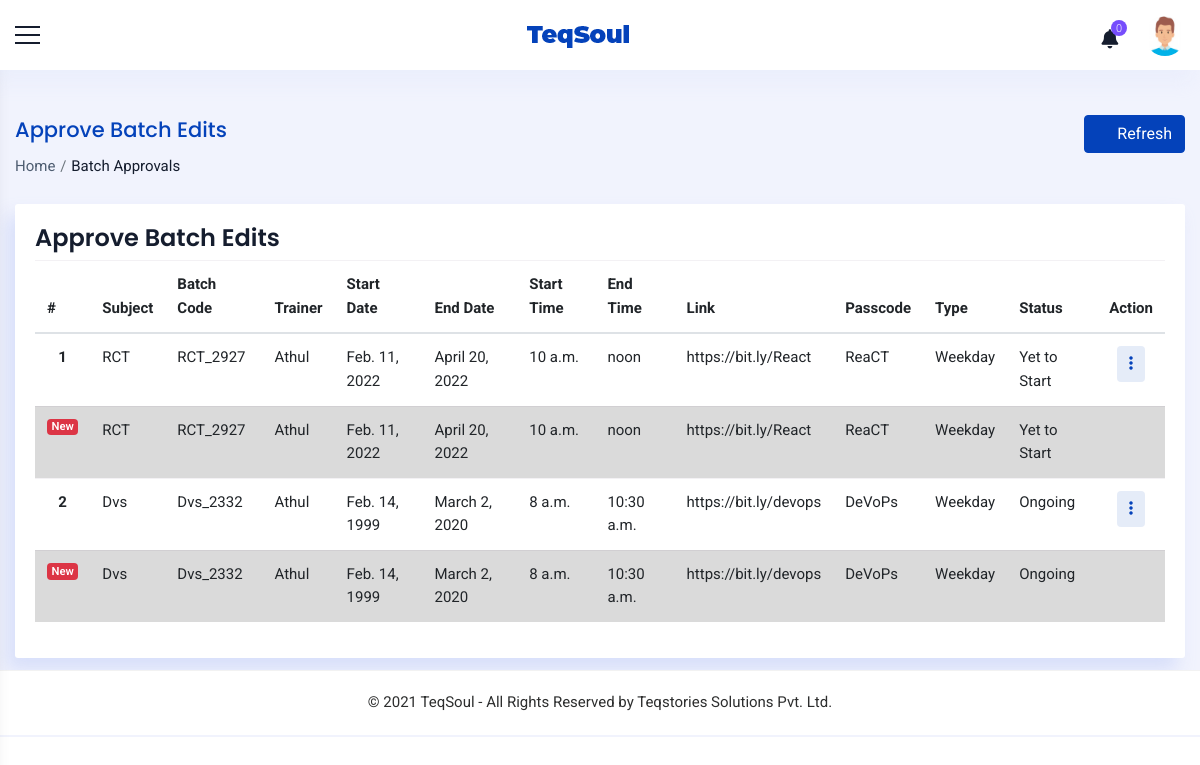
The page /operations/view/batch/approvals/ (signed in) on the database its author committed.
### accounts/models.py (models this page shows, shortened)
class Staff(models.Model):
    value= (
    ('1', 'Operations'),
    ('2', 'Sales'),
    ('3', 'Trainer'),
    ('4', 'Admin'),
    ('5', 'Operations Manager'),
    ('6', 'Sales Manager'),
    ('7', 'Trainer Manager'),
    )
    user = models.OneToOneField(User,on_delete=models.CASCADE,null=True,blank=True)
    name = models.CharField(max_length=100,null=True, blank=True)
    empid = models.CharField(max_length=100,null=True, blank=True)
    mobile = models.CharField(max_length=10,null=True, blank=True)
    email = models.EmailField(max_length=200,null=True, blank=True)
    sex = models.CharField(max_length=10,null=True,choices=sex_choices, blank=True)
    dob = models.DateField(null=True, blank=True)
    doj = models.DateField(null=True, blank=True)
    blood_group = models.CharField(max_length=100,null=True, blank=True,choices=groups)
    house = models.CharField(max_length=100,null=True, blank=True)
    street =models.CharField(max_length=100,null=True, blank=True)
    street2 =models.CharField(max_length=100,null=True, blank=True)
    city = models.CharField(max_length=100,null=True, blank=True)
    state = models.CharField(max_length=100,null=True,choices=state, blank=True)
    pin = models.CharField(max_length=100,null=True,blank=True)
    stype = models.CharField(max_length=100,null=True,choices=value, blank=True)
    status = models.CharField(max_length=20,choices=(('Active','Active'),('Inactive','Inactive')),default='Active')
    profile_pic = models.ImageField(null=True, blank=True,upload_to='images/dp/',default='accounts/static/images/user3.png')
    facebook = models.CharField(max_length=1000, null=True, blank=True)
    linkedin = models.CharField(max_length=1000, null=True, blank=True)
    instagram = models.CharField(max_length=1000, null=True, blank=True)
    approval = models.BooleanField(null=True, blank=True, default=False)
    def __str__(self):
        return self.name
    class Meta:
        unique_together = [['name']]

class TempBatch(models.Model):
    batch = models.ForeignKey(Batch, on_delete=models.CASCADE,null=True, blank=True)
    subject = models.ForeignKey(Course,on_delete=models.CASCADE)
    batch_code = models.CharField(max_length=500, blank=True)
    trainer = models.ForeignKey(Staff,on_delete=models.CASCADE,null=True, blank=True,limit_choices_to={'stype':"3"})
    start_date = models.DateField(null=True, blank=True)
    end_date = models.DateField(null=True, blank=True)
    start_time = models.TimeField(null=True, blank=True)
    end_time = models.TimeField(null=True, blank=True)
    link = models.CharField(max_length=1000, null=True, blank=True)
    passcode = models.CharField(max_length=250,null=True, blank=True)
    type = models.CharField(max_length=100,choices=(('Weekend', 'Weekend'),('Weekday','Weekday')))
    status = models.CharField(max_length=100,choices=(('2','Yet to Start'),('1','Ongoing'),('3','Completed'),('4','Cancelled')),default='2')
    to_be_approved_by = models.ForeignKey(Staff,on_delete=models.CASCADE,null=True, blank=True,related_name='temp_approved_by')

class Course(models.Model):
    name = models.CharField(max_length=1000,null=True, blank=True)
    code = models.CharField(max_length=10, null=True, blank=True)
    fee = models.CharField(max_length=10, null=True, blank=True)
    pic = models.ImageField(null=True, blank=True, default='accounts/static/images/course.jpg',upload_to='images/course/')

class Batch(models.Model):
    subject = models.ForeignKey(Course,on_delete=models.CASCADE)
    batch_code = models.CharField(max_length=500, blank=True)
    trainer = models.ForeignKey(Staff,on_delete=models.CASCADE,null=True, blank=True,limit_choices_to={'stype':"3"})
    start_date = models.DateField(null=True, blank=True)
    end_date = models.DateField(null=True, blank=True)
    start_time = models.TimeField(null=True, blank=True)
    end_time = models.TimeField(null=True, blank=True)
    link = models.CharField(max_length=1000, null=True, blank=True)
    passcode = models.CharField(max_length=250,null=True, blank=True)
    type = models.CharField(max_length=100,choices=(('Weekend', 'Weekend'),('Weekday','Weekday')))
    status = models.CharField(max_length=100,choices=(('2','Yet to Start'),('1','Ongoing'),('3','Completed'),('4','Cancelled')),default='2')
    strength = models.IntegerField(null=True, blank=True)
    last_edit_time = models.DateTimeField(null=True, blank=True)
    last_edit_user = models.ForeignKey(Staff,on_delete=models.CASCADE,null=True, blank=True,related_name='edited_by')
    approval = models.CharField(max_length=100,null=True, blank=True,choices=approval_choices ,default='2')
    to_be_approved_by = models.ForeignKey(Staff,on_delete=models.CASCADE,null=True, blank=True,related_name='approved_by')

### accounts/views.py (the view)
# urls.py: path('operations/view/batch/approvals/',ViewBatchEditApprovals.as_view(),name='batch_edit_approvals'),
class ViewBatchEditApprovals(View):
    def get(self, request):
        x = ManagerCheck(request)
        if x == True:
            staff = Staff.objects.get(user=request.user)
            notify = Notifications(staff)
            count = CountNotifications(notify)
            if staff.stype == '4':
                temp = TempBatch.objects.all()
            elif staff.stype == '5':
                temp = TempBatch.objects.filter(to_be_approved_by=staff)
            context={'count':count,'notify':notify,'staff':staff,'temp':temp}
            return render(request,'operations/batch_approvals.html',context)
        else:
            if request.user.is_authenticated:
                return render(request,'messages/common/permission_error.html')
            else:
                return redirect('home')

### accounts/functions.py (called while the page is built)
def ManagerCheck(request):
    user = request.user
    if user.is_authenticated:
        try:
            staff = Staff.objects.get(user=user)
            if staff.stype == '6' or staff.stype=='4' or staff.stype== '5' or staff.stype== '7':
                return (True)
            else:
                return (False)
        except:
            return (False)
    else:
        return (False)

def Notifications(staff):
    notifications = Notification.objects.filter(user1=staff,status='2').order_by('-date').order_by('-time')
    return notifications

def CountNotifications(notifications):
    count = 0
    for i in notifications:
        count = count +1
    return count

### accounts/templates/operations/batch_approvals.html (shortened to what this page needs)
{% extends 'common/main.html' %}
{% load static %}
{% block content %}
{% include 'common/header.html' %}
<div class="container_full">
    <div class="content_wrapper bg_homebefore inner-wrapper tables-sec">
        <div class="container-fluid">
            <div class="breadcrumbbar">
                <div class="row">
                    <div class="col-md-8 col-lg-8">
                        <h4 class="page-title">Approve Batch Edits</h4>
                        <div class="breadcrumb-list">
                            <ol class="breadcrumb">
                                <li class="breadcrumb-item"><a href="{% url 'home' %}">Home</a></li>
                                <li class="breadcrumb-item active" aria-current="page">Batch Approvals</li>
                            </ol>
                        </div>
                    </div>
                    <div class="col-md-4 col-lg-4 mr-0">
                        <div class="widgetbar">
                            <button class="btn btn-primary" onclick="window.location.reload()"><i class="ti ti-reload mr-2"></i>Refresh</button>
                        </div>
                    </div>
                </div>
            </div>
            <div class="row">
                <div class="col-lg-12 col-md-12 col-12">
                    <div class="card">
                        <h4 class="m-t-0 header-title">Approve Batch Edits</h4>
                        <div class="table-responsive">
                            <table class="table table-hover">
                                <thead>
                                    <tr>
                                        <th>#</th>
                                        <th>Subject</th>
                                        <th>Batch Code</th>
                                        <th>Trainer</th>
                                        <th>Start Date</th>
                                        <th>End Date</th>
                                        <th>Start Time</th>
                                        <th>End Time</th>
                                        <th>Link</th>
                                        <th>Passcode</th>
                                        <th>Type</th>
                                        <th>Status</th>
                                        <th class="text-right">Action</th>
                                    </tr>
                                </thead>
                                <tbody>
                                    {% for i in temp %}
                                    <tr>
                                        <th scope="row" style="text-align:center">{{forloop.counter}}</th>
                                        <td>{{i.subject.code}}</td>
                                        <td>{{i.batch_code}}</td>
                                        <td>{{i.trainer}}</td>
                                        <td>{{i.start_date}}</td>
                                        <td>{{i.end_date}}</td>
                                        <td>{{i.start_time}}</td>
                                        <td>{{i.end_time}}</td>
                                        {% if not i.link %}
                                        <td>N/A</td>
                                        <td>N/A</td>
                                        {% else %}
                                        <td>{{i.link}}</td>
                                        <td>{{i.passcode}}</td>
                                        {% endif %}
                                        <td>{{i.type}}</td>
                                        <td>{{i.get_status_display}}</td>
                                        <td  class="text-right">
                                            <div class="btn-group mr-2">
                                                <div class="dropdown">
                                                  <button class="btn btn-round btn-primary-rgba" type="button" id="CustomdropdownMenuButton4" data-toggle="dropdown" aria-haspopup="true" aria-expanded="false"><i class="fas fa-ellipsis-v"></i></button>
                                                </div>
                                            </div>
                                        </td>
                                    </tr>
                                    <tr class="table-active">
                                        <th scope="row"><span class="badge badge-pill badge-danger float-right">New</span></th>
                                        <td>{{i.batch.subject.code}}</td>
                                        <td>{{i.batch.batch_code}}</td>
                                        <td>{{i.batch.trainer}}</td>
                                        <td>{{i.batch.start_date}}</td>
                                        <td>{{i.batch.end_date}}</td>
                                        <td>{{i.batch.start_time}}</td>
                                        <td>{{i.batch.end_time}}</td>
                                        {% if not i.link %}
                                        <td>N/A</td>
                                        <td>N/A</td>
                                        {% else %}
                                        <td>{{i.batch.link}}</td>
                                        <td>{{i.batch.passcode}}</td>
                                        {% endif %}
                                        <td>{{i.batch.type}}</td>
                                        <td>{{i.batch.get_status_display}}</td>
                                        <td></td>
                                        {% empty %}
                                        <td colspan="13" >No pending approvals</td>
                                    </tr>
                                    {% endfor %}
                                </tbody>
                            </table>
                        </div>
                    </div>
                </div>
            </div>
        </div>
    </div>
    {% include 'common/footer.html' %}
</div>
{% endblock %}

### accounts/templates/common/header.html (shortened to what this page needs)
{% load static %}
<div class="header-bg">
    <header class="main-header">
      <div class="container_header phone_view border_top_bott">
        <div class="row">
          <div class="col-md-12 d-flex justify-content-between align-items-center">
            <div class="menu-icon"> <a href="javascript:void(0)" class="menu-toggler sidebar-toggler"></a> </div>
            <div class="logo d-flex align-items-center justify-content-center"> <a href="javascript:void(0)"> <strong
                  class="logo_icon"> <img src="{% static 'images/small-logo.png' %}" alt=""> </strong>  </a> </div>
            <div class="right_detail">
              <div class="row d-flex align-items-center justify-content-end">
                <div class="col-xl-12 col-12 d-flex justify-content-end">
                  <div class="right_bar_top d-flex align-items-center">
                    {% if staff %}
                        {% include 'common/notifications.html' %}
                        <div class="dropdown dropdown-user"> <a href="javascript:void(0)" class="dropdown-toggle"
                            data-toggle="dropdown" data-hover="dropdown" data-close-others="true" aria-expanded="true"> <img
                              class="img-circle pro_pic" src="{{staff.profile_pic.url}}" alt="{{staff.name}}"> </a>
                        </div>
                    {% endif %}
                  </div>
                </div>
              </div>
            </div>
          </div>
        </div>
      </div>
    </header>
  </div>

### static/css/style.css (style rules this page uses)
* { margin: 0; padding: 0; }
body { font-family: 'Roboto', sans-serif; font-size: 15px; line-height: 1.57143; font-weight: 400; color: #2d2e2e; }
h1, h2, h3, h4, h5, h6 { font-family: Poppins, sans-serif; margin-top: 0; font-weight: 600; color: #151d2e; }
a { color: #2d2e2e; transition: all 0.3s ease 0s; }
a, a:hover, a:active, a:focus { outline: none; text-decoration: none; }
i { transition: all 0.4s ease-in-out 0s; }
.img-circle { border-radius: 50%; }
.table td, .table th { border-top: 1px solid rgba(82, 63, 105, 0.07) !important; }
.btn-primary { color: #ffffff; background-color: #0442ba; border-color: #0442ba; box-shadow: none; }
.container_full { background: #f1f3fd; margin-top: 70px; position: relative; min-height: calc(100vh - 133px); overflow-x: hidden; }
.content_wrapper { margin-left: 0; margin-right: 0px; margin-top: 0; min-height: 600px; padding: 25px 0px 0px 0px; position: relative; }
.bg_homebefore { position: relative; }
.content_wrapper { padding-top: 25px; transition: all 0.3s; margin-left: 0px; }
.card { border-radius: 3px; background-color: #ffffff; box-shadow: -8px 12px 18px 0 rgba(209, 218, 249, 0.8); border: none; }
.breadcrumbbar { margin: 20px 0 25px; padding: 0; background-color: transparent; border-radius: 3px; }
.breadcrumbbar .page-title { color: #0442ba; font-size: 21px; font-weight: 500; line-height: 30px; margin-bottom: 10px; }
.breadcrumbbar .breadcrumb-list { text-align: left; }
.breadcrumbbar .breadcrumb { margin: 0; padding: 0; display: inline-flex; background-color: transparent; }
.breadcrumbbar .breadcrumb .breadcrumb-item a { color: #4e5d71; }
.breadcrumbbar .breadcrumb .breadcrumb-item.active { color: #151d2e; }
.breadcrumbbar .breadcrumb-item + .breadcrumb-item { padding-left: 0.3rem; }
.breadcrumbbar .breadcrumb-item + .breadcrumb-item::before { padding-right: 0.3rem; }
.breadcrumbbar .widgetbar { text-align: right; }
.badge { display: inline-block; padding: .25em .4em; font-size: 75%; font-weight: 600; line-height: 1; text-align: center; white-space: nowrap; vertical-align: baseline; border-radius: .25rem; transition: color .15s ease-in-out, background-color .15s ease-in-out, border-color .15s ease-in-out, box-shadow .15s ease-in-out; }
.btn-primary-rgba { background-color: rgba(4, 66, 186, 0.1); border: none; color: #0442ba; }
.tables-sec .card { padding: 20px; }
.table thead th { vertical-align: bottom; border-bottom: 2px solid #dee2e6; border-top: none; }

### rows shown on the page
Staff: profile_pic (picture)
TempBatch: subject.code "RCT", batch_code "RCT_2927", trainer "Athul", start_date "Feb. 11, 2022", end_date "April 20, 2022", start_time "10 a.m.", end_time "noon", link "https://bit.ly/React", passcode "ReaCT", type "Weekday", status "Yet to Start", batch.subject.code "RCT", batch.batch_code "RCT_2927", batch.trainer "Athul", batch.start_date "Feb. 11, 2022", batch.end_date "April 20, 2022", batch.start_time "10 a.m.", batch.end_time "noon", batch.link "https://bit.ly/React", batch.passcode "ReaCT", batch.type "Weekday", batch.status "Yet to Start"
TempBatch: subject.code "Dvs", batch_code "Dvs_2332", trainer "Athul", start_date "Feb. 14, 1999", end_date "March 2, 2020", start_time "8 a.m.", end_time "10:30 a.m.", link "https://bit.ly/devops", passcode "DeVoPs", type "Weekday", status "Ongoing", batch.subject.code "Dvs", batch.batch_code "Dvs_2332", batch.trainer "Athul", batch.start_date "Feb. 14, 1999", batch.end_date "March 2, 2020", batch.start_time "8 a.m.", batch.end_time "10:30 a.m.", batch.link "https://bit.ly/devops", batch.passcode "DeVoPs", batch.type "Weekday", batch.status "Ongoing"

### other values the page prints
{{ count }} "0"
